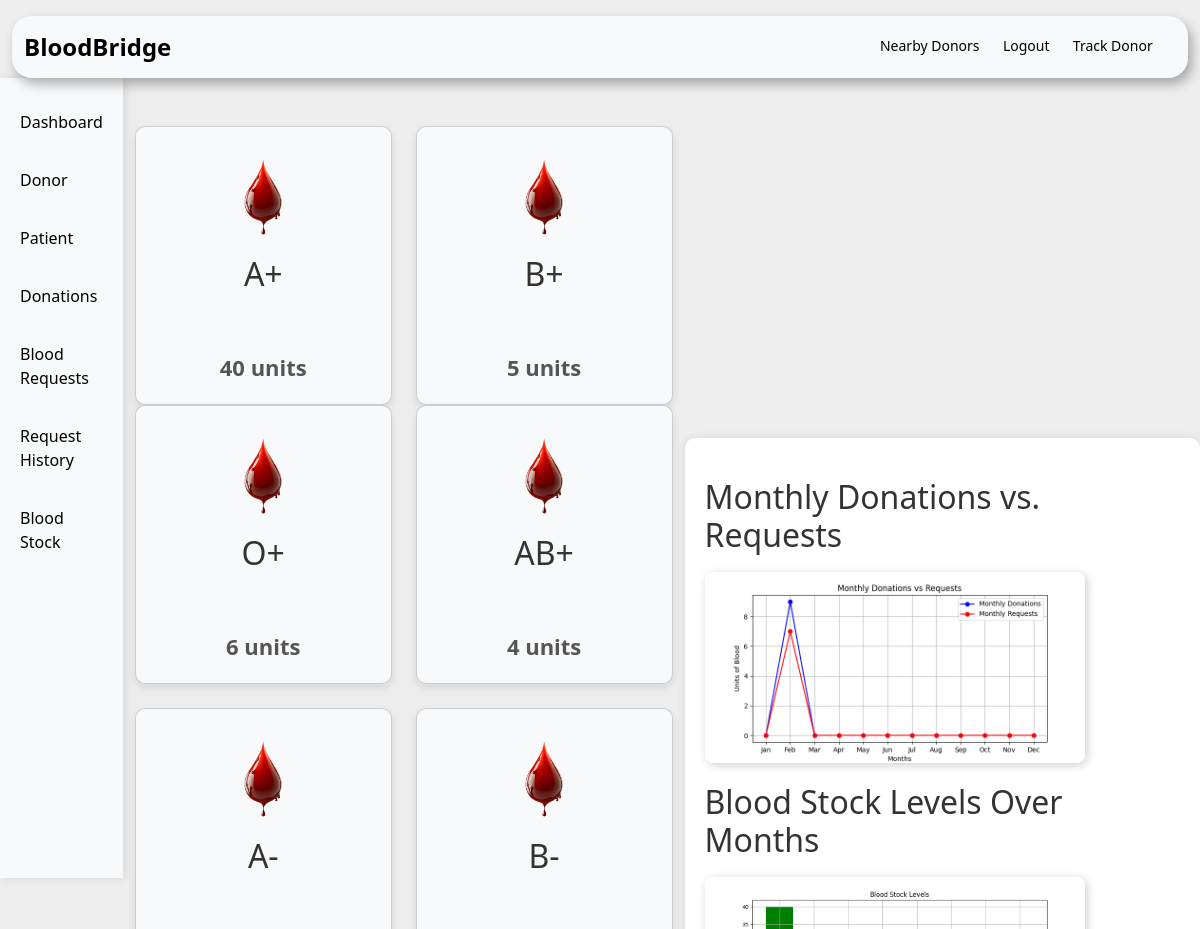
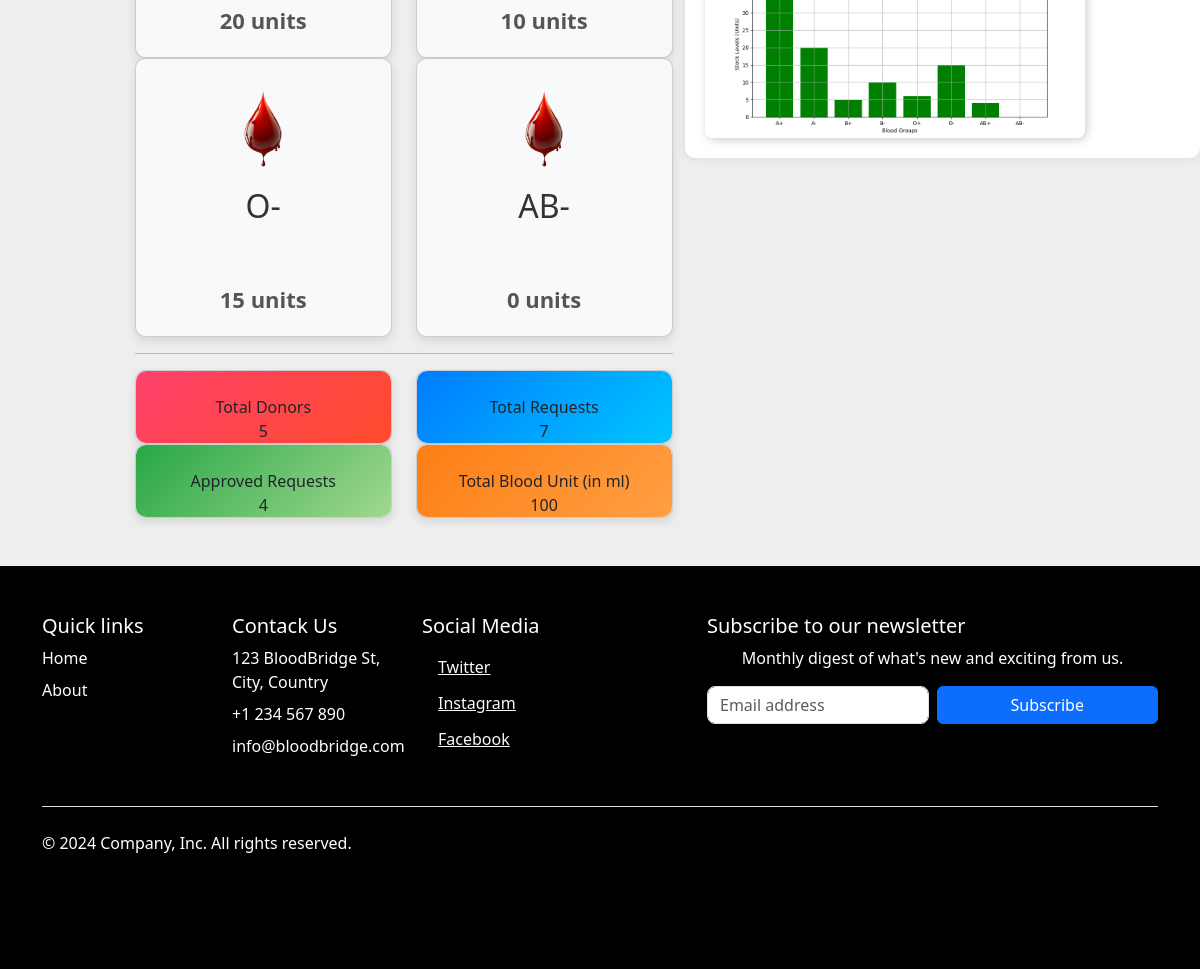
Page /admin-dashboard (signed in) on the committed database (2 pictures, top to bottom).
### blood/models.py (models this page shows, shortened)
class Stock(models.Model):
    bloodgroup=models.CharField(max_length=10)
    unit=models.PositiveIntegerField(default=0)

### blood/views.py (the view)
# urls.py: path('admin-dashboard', views.admin_dashboard_view,name='admin-dashboard'),
@login_required(login_url='adminlogin')
def admin_dashboard_view(request):
    totalunit = models.Stock.objects.aggregate(Sum('unit'))
    chart1, chart2 = generate_blood_charts()  # Generate the charts
    dict = {
        'A1': models.Stock.objects.get(bloodgroup="A+"),
        'A2': models.Stock.objects.get(bloodgroup="A-"),
        'B1': models.Stock.objects.get(bloodgroup="B+"),
        'B2': models.Stock.objects.get(bloodgroup="B-"),
        'AB1': models.Stock.objects.get(bloodgroup="AB+"),
        'AB2': models.Stock.objects.get(bloodgroup="AB-"),
        'O1': models.Stock.objects.get(bloodgroup="O+"),
        'O2': models.Stock.objects.get(bloodgroup="O-"),
        'totaldonors': dmodels.Donor.objects.all().count(),
        'totalbloodunit': totalunit['unit__sum'],
        'totalrequest': models.BloodRequest.objects.all().count(),
        'totalapprovedrequest': models.BloodRequest.objects.all().filter(status='Approved').count(),
        'chart1': chart1,  # Add chart1 to the context
        'chart2': chart2,  # Add chart2 to the context
    }
    return render(request, 'blood/admin_dashboard.html', context=dict)

### templates/blood/admin_dashboard.html (shortened to what this page needs)
{% block content %}
{% load widget_tweaks %}
{%load static%}
<!DOCTYPE html>
<html lang="en">
<head>
    <link rel="stylesheet" href="home.css">
    <link href="https://cdn.jsdelivr.net/npm/bootstrap@5.3.3/dist/css/bootstrap.min.css" rel="stylesheet">
</head>
<body style="background-color: rgb(238, 238, 238);">
    <div class="container-fluid mt-3">
        <nav class="navbar navbar-expand-lg navbar-light bg-light custom-navbar">
            <div class="container-fluid">
                <a class="navbar-brand" href="/">BloodBridge</a>
                <div class="d-flex ms-auto">
                  <a href="/donor/nearby-donors" class="logout-text">Nearby Donors</a> &nbsp;&nbsp;
                    <a href="/logout" class="logout-text">Logout</a>&nbsp;&nbsp;
                    <a href="/donor/track-location"  class="logout-text">Track Donor</a>&nbsp;&nbsp;
            </div>
        </nav>
    </div>
    <div class="d-flex">
        <div class="vertical-navbar">
            <a href="/">Dashboard</a>
            <a href="/admin-donor" >Donor</a>
            <a href="/admin-patient" >Patient</a>
            <a href="/admin-donation" >Donations</a>
            <a href="/admin-request" >Blood Requests</a>
            <a href="/admin-request-history" >Request History</a>
            <a href="/admin-blood" >Blood Stock</a>
        </div>
        <br><br>
        <div class="container">
           <br><br>
            <div class="row">
                <div class="col-sm-3">
                  <div class="card bg-light">
                    <div class="card-body">
                        <div class="blood">
                          <img src="{% static 'image/bloodlogo.png' %}" height="100px" alt="">
                            <h2>A+ </h2>
                        </div><br><br>
                        <div>
                            {{A1.unit}} units
                        </div>
                    </div>
                  </div>
                </div>
                <div class="col-sm-3">
                    <div class="card bg-light">
                        <div class="card-body">
                            <div class="blood">
                              <img src="{% static 'image/bloodlogo.png' %}" height="100px" alt="">
                                <h2>B+ </h2>
                            </div><br><br>
                            <div>
                              {{B1.unit}} units
                            </div>
                        </div>
                      </div>
                </div>
                <div class="col-sm-3">
                    <div class="card bg-light">
                        <div class="card-body">
                            <div class="blood">
                              <img src="{% static 'image/bloodlogo.png' %}" height="100px" alt="">
                                <h2>O+ </h2>
                            </div><br><br>
                            <div>
                              {{O1.unit}} units
                            </div>
                        </div>
                      </div>
                  </div>
                  <div class="col-sm-3">
                    <div class="card bg-light">
                        <div class="card-body">
                            <div class="blood">
                              <img src="{% static 'image/bloodlogo.png' %}" height="100px" alt="">
                                <h2>AB+ </h2>
                            </div><br><br>
                            <div>
                              {{AB1.unit}} units
                            </div>
                        </div>
                      </div>
                  </div>
              </div>
              <br>
              <div class="row">
                <div class="col-sm-3">
                  <div class="card bg-light">
                    <div class="card-body">
                        <div class="blood">
                          <img src="{% static 'image/bloodlogo.png' %}" height="100px" alt="">
                            <h2>A- </h2>
                        </div><br><br>
                        <div>
                          {{A2.unit}} units
                        </div>
                    </div>
                  </div>
                </div>
                <div class="col-sm-3">
                    <div class="card bg-light">
                        <div class="card-body">
                            <div class="blood">
                              <img src="{% static 'image/bloodlogo.png' %}" height="100px" alt="">
                                <h2>B- </h2>
                            </div><br><br>
                            <div>
                              {{B2.unit}} units
                            </div>
                        </div>
                      </div>
                </div>
                <div class="col-sm-3">
                    <div class="card bg-light">
                        <div class="card-body">
                            <div class="blood">
                              <img src="{% static 'image/bloodlogo.png' %}" height="100px" alt="">
                                <h2>O- </h2>
                            </div><br><br>
                            <div>
                              {{O2.unit}} units
                            </div>
                        </div>
                      </div>
                  </div>
                  <div class="col-sm-3">
                    <div class="card bg-light">
                        <div class="card-body">
                            <div class="blood">
                                <img src="{% static 'image/bloodlogo.png' %}" height="100px" alt="">
                                <h2>AB- </h2>
                            </div><br><br>
                            <div>
                              {{AB2.unit}} units
                            </div>
                        </div>
                      </div>
                  </div>
              </div>
             <hr>
             <div class="row">
              <div class="col-sm-3">
                <div class="card bg-light">
                  <div class="card-body1">
                      <br>
                      <div>
                          Total Donors <br>
                          {{totaldonors}}
                      </div>
                  </div>
                </div>
              </div>
              <div class="col-sm-3">
                  <div class="card bg-light">
                      <div class="card-body2">
                          <br>
                          <div>
                              Total Requests <br>
                             {{totalrequest}}
                          </div>
                      </div>
                    </div>
              </div>
              <div class="col-sm-3">
                  <div class="card bg-light">
                      <div class="card-body3">
                          <br>
                          <div>
                              Approved Requests <br>
                              {{totalapprovedrequest}}
                          </div>
                      </div>
                    </div>
                </div>
                <div class="col-sm-3">
                  <div class="card bg-light">
                      <div class="card-body4">
                          <br>
                          <div>
                              Total Blood Unit (in ml) <br>
                              {{totalbloodunit}}
                          </div>
                      </div>
                    </div>
                </div>
            </div>
          </div>
<div style="width: 90%; margin: auto; background: white; padding: 20px; border-radius: 10px; box-shadow: 0 0 10px rgba(0, 0, 0, 0.1);">
    <h2 style="color: #333; margin-top: 20px;">Monthly Donations vs. Requests</h2>
    <img alt="Donations vs Requests Chart" style="max-width: 80%; height: auto; margin-top: 10px; border-radius: 8px; box-shadow: 2px 2px 10px rgba(0, 0, 0, 0.2);">
    <h2 style="color: #333; margin-top: 20px;">Blood Stock Levels Over Months</h2>
    <img alt="Blood Stock Levels Chart" style="max-width: 80%; height: auto; margin-top: 10px; border-radius: 8px; box-shadow: 2px 2px 10px rgba(0, 0, 0, 0.2);">
</div>
    </div>
</body>
<br><br>
<footer class="py-5 text-white" style="background-color: rgb(0, 0, 0); color: white;">
  <div class="container">
     <div class="row">
         <div class="col-6 col-md-2 mb-3">
           <h5 class="text-white">Quick links</h5>
           <ul class="nav flex-column">
             <li class="nav-item mb-2"><a href="#" class="nav-link p-0 text-white">Home</a></li>
             <li class="nav-item mb-2"><a href="#" class="nav-link p-0 text-white">About</a></li>
           </ul>
         </div>
         <div class="col-6 col-md-2 mb-3">
           <h5 class="text-white">Contack Us</h5>
           <ul class="nav flex-column">
             <li class="nav-item mb-2"><a href="#" class="nav-link p-0 text-white">123 BloodBridge St, City, Country</a></li>
             <li class="nav-item mb-2"><a href="#" class="nav-link p-0 text-white">+1 234 567 890</a></li>
             <li class="nav-item mb-2"><a href="#" class="nav-link p-0 text-white">info@bloodbridge.com</a></li>
           </ul>
         </div>
         <div class="col-6 col-md-2 mb-3">
           <h5 class="text-white">Social Media</h5>
           <ul class="nav flex-column">
             <li class="ms-3">
                 <a class="link-light" href="#">
                      Twitter
                 </a>
             </li>
             <li class="ms-3">
                 <a class="link-light" href="#">
                      Instagram
                 </a>
             </li>
             <li class="ms-3">
                 <a class="link-light" href="#">
                      Facebook
                 </a>
             </li>
         </ul>
         </div>
         <div class="col-md-5 offset-md-1 mb-3">
           <form>
             <h5 class="text-white">Subscribe to our newsletter</h5>
             <p class="text-white">Monthly digest of what's new and exciting from us.</p>
             <div class="d-flex flex-column flex-sm-row w-100 gap-2">
               <input id="newsletter1" type="text" class="form-control" placeholder="Email address">
               <button class="btn btn-primary" type="button">Subscribe</button>
             </div>
           </form>
         </div>
       </div>
       <div class="d-flex flex-column flex-sm-row justify-content-between py-4 my-4 border-top">
         <p class="text-white">© 2024 Company, Inc. All rights reserved.</p>
         <ul class="list-unstyled d-flex">
           <li class="ms-3"><a class="link-light" href="#"><svg class="bi" width="24" height="24"><use xlink:href="#twitter"></use></svg></a></li>
           <li class="ms-3"><a class="link-light" href="#"><svg class="bi" width="24" height="24"><use xlink:href="#instagram"></use></svg></a></li>
           <li class="ms-3"><a class="link-light" href="#"><svg class="bi" width="24" height="24"><use xlink:href="#facebook"></use></svg></a></li>
         </ul>
       </div>
  </div>
 </footer>
</html>
{% endblock content %}

### rows in the picture
Stock: unit "40"
Stock: unit "5"
Stock: unit "6"
Stock: unit "4"
Stock: unit "20"
Stock: unit "10"
Stock: unit "15"
Stock: unit "0"

### other values in the picture
{{ totaldonors }} "5"
{{ totalrequest }} "7"
{{ totalapprovedrequest }} "4"
{{ totalbloodunit }} "100"
